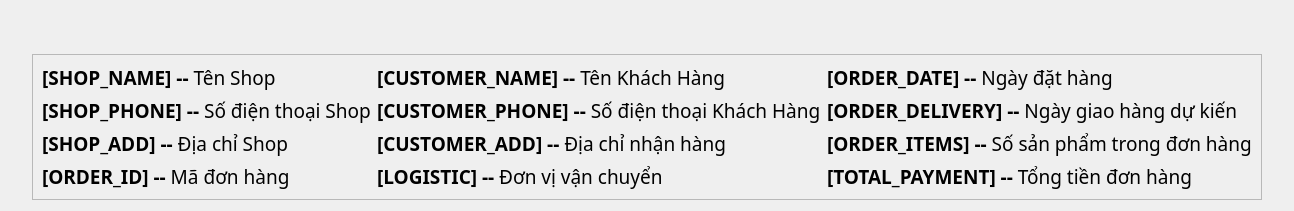
                             <widget class="QWidget" name="scrollAreaWidgetContentsOrderNew">
                              <property name="geometry">
                               <rect>
                                <x>0</x>
                                <y>0</y>
                                <width>997</width>
                                <height>206</height>
                               </rect>
                              </property>
                              <layout class="QVBoxLayout" name="verticalLayout_19">
                               <property name="leftMargin">
                                <number>32</number>
                               </property>
                               <property name="topMargin">
                                <number>0</number>
                               </property>
                               <property name="rightMargin">
                                <number>32</number>
                               </property>
                               <item alignment="Qt::AlignTop">
                                <widget class="QFrame" name="frameOrderNew_obj">
                                 <property name="minimumSize">
                                  <size>
                                   <width>0</width>
                                   <height>0</height>
                                  </size>
                                 </property>
                                 <property name="frameShape">
                                  <enum>QFrame::NoFrame</enum>
                                 </property>
                                 <property name="frameShadow">
                                  <enum>QFrame::Raised</enum>
                                 </property>
                                 <layout class="QVBoxLayout" name="frameOrderNew">
                                  <property name="leftMargin">
                                   <number>0</number>
                                  </property>
                                  <property name="topMargin">
                                   <number>24</number>
                                  </property>
                                  <property name="rightMargin">
                                   <number>0</number>
                                  </property>
                                  <property name="bottomMargin">
                                   <number>24</number>
                                  </property>
                                 </layout>
                                </widget>
                               </item>
                               <item>
                                <widget class="QFrame" name="frame_3">
                                 <property name="sizePolicy">
                                  <sizepolicy hsizetype="Preferred" vsizetype="Maximum">
                                   <horstretch>0</horstretch>
                                   <verstretch>0</verstretch>
                                  </sizepolicy>
                                 </property>
                                 <property name="frameShape">
                                  <enum>QFrame::StyledPanel</enum>
                                 </property>
                                 <property name="frameShadow">
                                  <enum>QFrame::Raised</enum>
                                 </property>
                                 <layout class="QGridLayout" name="gridLayout">
                                  <item row="4" column="0">
                                   <widget class="QLabel" name="label_9">
                                    <property name="font">
                                     <font>
                                      <family>Nunito</family>
                                      <pointsize>14</pointsize>
                                      <weight>50</weight>
                                      <italic>false</italic>
                                      <bold>false</bold>
                                     </font>
                                    </property>
                                    <property name="text">
                                     <string>&lt;html&gt;&lt;head/&gt;&lt;body&gt;&lt;p&gt;&lt;span style=&quot; font-size:14pt; font-weight:700;&quot;&gt;[ORDER_ID] -- &lt;/span&gt;&lt;span style=&quot; font-size:14pt;&quot;&gt;Mã đơn hàng&lt;/span&gt;&lt;/p&gt;&lt;/body&gt;&lt;/html&gt;</string>
                                    </property>
                                   </widget>
                                  </item>
                                  <item row="3" column="0">
                                   <widget class="QLabel" name="label_5">
                                    <property name="font">
                                     <font>
                                      <family>Nunito</family>
                                      <pointsize>14</pointsize>
                                      <weight>50</weight>
                                      <italic>false</italic>
                                      <bold>false</bold>
                                     </font>
                                    </property>
                                    <property name="text">
                                     <string>&lt;html&gt;&lt;head/&gt;&lt;body&gt;&lt;p&gt;&lt;span style=&quot; font-size:14pt; font-weight:700;&quot;&gt;[SHOP_ADD] -- &lt;/span&gt;&lt;span style=&quot; font-size:14pt;&quot;&gt;Địa chỉ Shop&lt;/span&gt;&lt;/p&gt;&lt;/body&gt;&lt;/html&gt;</string>
                                    </property>
                                   </widget>
                                  </item>
                                  <item row="1" column="0" alignment="Qt::AlignTop">
                                   <widget class="QLabel" name="label_3">
                                    <property name="font">
                                     <font>
                                      <family>Nunito</family>
                                      <pointsize>14</pointsize>
                                      <weight>50</weight>
                                      <italic>false</italic>
                                      <bold>false</bold>
                                     </font>
                                    </property>
                                    <property name="styleSheet">
                                     <string notr="true"/>
                                    </property>
                                    <property name="text">
                                     <string>&lt;html&gt;&lt;head/&gt;&lt;body&gt;&lt;p&gt;&lt;span style=&quot; font-size:14pt; font-weight:700;&quot;&gt;[SHOP_NAME] -- &lt;/span&gt;&lt;span style=&quot; font-size:14pt;&quot;&gt;Tên Shop&lt;/span&gt;&lt;/p&gt;&lt;/body&gt;&lt;/html&gt;</string>
                                    </property>
                                   </widget>
                                  </item>
                                  <item row="2" column="0">
                                   <widget class="QLabel" name="label_4">
                                    <property name="font">
                                     <font>
                                      <family>Nunito</family>
                                      <pointsize>14</pointsize>
                                      <weight>50</weight>
                                      <italic>false</italic>
                                      <bold>false</bold>
                                     </font>
                                    </property>
                                    <property name="text">
                                     <string>&lt;html&gt;&lt;head/&gt;&lt;body&gt;&lt;p&gt;&lt;span style=&quot; font-size:14pt; font-weight:700;&quot;&gt;[SHOP_PHONE] -- &lt;/span&gt;&lt;span style=&quot; font-size:14pt;&quot;&gt;Số điện thoại Shop&lt;/span&gt;&lt;/p&gt;&lt;/body&gt;&lt;/html&gt;</string>
                                    </property>
                                   </widget>
                                  </item>
                                  <item row="1" column="1">
                                   <widget class="QLabel" name="label_13">
                                    <property name="font">
                                     <font>
                                      <family>Nunito</family>
                                      <pointsize>14</pointsize>
                                      <weight>50</weight>
                                      <italic>false</italic>
                                      <bold>false</bold>
                                     </font>
                                    </property>
                                    <property name="text">
                                     <string>&lt;html&gt;&lt;head/&gt;&lt;body&gt;&lt;p&gt;&lt;span style=&quot; font-size:14pt; font-weight:700;&quot;&gt;[CUSTOMER_NAME] -- &lt;/span&gt;&lt;span style=&quot; font-size:14pt;&quot;&gt;Tên Khách Hàng&lt;/span&gt;&lt;/p&gt;&lt;/body&gt;&lt;/html&gt;</string>
                                    </property>
                                   </widget>
                                  </item>
                                  <item row="2" column="1">
                                   <widget class="QLabel" name="label_16">
                                    <property name="font">
                                     <font>
                                      <family>Nunito</family>
                                      <pointsize>14</pointsize>
                                      <weight>50</weight>
                                      <italic>false</italic>
                                      <bold>false</bold>
                                     </font>
                                    </property>
                                    <property name="text">
                                     <string>&lt;html&gt;&lt;head/&gt;&lt;body&gt;&lt;p&gt;&lt;span style=&quot; font-size:14pt; font-weight:700;&quot;&gt;[CUSTOMER_PHONE] -- &lt;/span&gt;&lt;span style=&quot; font-size:14pt;&quot;&gt;Số điện thoại Khách Hàng&lt;/span&gt;&lt;/p&gt;&lt;/body&gt;&lt;/html&gt;</string>
                                    </property>
                                   </widget>
                                  </item>
                                  <item row="3" column="1">
                                   <widget class="QLabel" name="label_15">
                                    <property name="font">
                                     <font>
                                      <family>Nunito</family>
                                      <pointsize>14</pointsize>
                                      <weight>50</weight>
                                      <italic>false</italic>
                                      <bold>false</bold>
                                     </font>
                                    </property>
                                    <property name="text">
                                     <string>&lt;html&gt;&lt;head/&gt;&lt;body&gt;&lt;p&gt;&lt;span style=&quot; font-size:14pt; font-weight:700;&quot;&gt;[CUSTOMER_ADD] -- &lt;/span&gt;&lt;span style=&quot; font-size:14pt;&quot;&gt;Địa chỉ nhận hàng&lt;/span&gt;&lt;/p&gt;&lt;/body&gt;&lt;/html&gt;</string>
                                    </property>
                                   </widget>
                                  </item>
                                  <item row="1" column="2">
                                   <widget class="QLabel" name="label_14">
                                    <property name="font">
                                     <font>
                                      <family>Nunito</family>
                                      <pointsize>14</pointsize>
                                      <weight>50</weight>
                                      <italic>false</italic>
                                      <bold>false</bold>
                                     </font>
                                    </property>
                                    <property name="text">
                                     <string>&lt;html&gt;&lt;head/&gt;&lt;body&gt;&lt;p&gt;&lt;span style=&quot; font-size:14pt; font-weight:700;&quot;&gt;[ORDER_DATE] -- &lt;/span&gt;&lt;span style=&quot; font-size:14pt;&quot;&gt;Ngày đặt hàng&lt;/span&gt;&lt;/p&gt;&lt;/body&gt;&lt;/html&gt;</string>
                                    </property>
                                   </widget>
                                  </item>
                                  <item row="2" column="2">
                                   <widget class="QLabel" name="label_12">
                                    <property name="font">
                                     <font>
                                      <family>Nunito</family>
                                      <pointsize>14</pointsize>
                                      <weight>50</weight>
                                      <italic>false</italic>
                                      <bold>false</bold>
                                     </font>
                                    </property>
                                    <property name="text">
                                     <string>&lt;html&gt;&lt;head/&gt;&lt;body&gt;&lt;p&gt;&lt;span style=&quot; font-size:14pt; font-weight:700;&quot;&gt;[ORDER_DELIVERY] -- &lt;/span&gt;&lt;span style=&quot; font-size:14pt;&quot;&gt;Ngày giao hàng dự kiến&lt;/span&gt;&lt;/p&gt;&lt;/body&gt;&lt;/html&gt;</string>
                                    </property>
                                   </widget>
                                  </item>
                                  <item row="3" column="2">
                                   <widget class="QLabel" name="label_17">
                                    <property name="font">
                                     <font>
                                      <family>Nunito</family>
                                      <pointsize>14</pointsize>
                                      <weight>50</weight>
                                      <italic>false</italic>
                                      <bold>false</bold>
                                     </font>
                                    </property>
                                    <property name="text">
                                     <string>&lt;html&gt;&lt;head/&gt;&lt;body&gt;&lt;p&gt;&lt;span style=&quot; font-size:14pt; font-weight:700;&quot;&gt;[ORDER_ITEMS] -- &lt;/span&gt;&lt;span style=&quot; font-size:14pt;&quot;&gt;Số sản phẩm trong đơn hàng&lt;/span&gt;&lt;/p&gt;&lt;/body&gt;&lt;/html&gt;</string>
                                    </property>
                                   </widget>
                                  </item>
                                  <item row="4" column="1">
                                   <widget class="QLabel" name="label_2">
                                    <property name="font">
                                     <font>
                                      <family>Nunito</family>
                                      <pointsize>14</pointsize>
                                      <weight>50</weight>
                                      <italic>false</italic>
                                      <bold>false</bold>
                                     </font>
                                    </property>
                                    <property name="text">
                                     <string>&lt;html&gt;&lt;head/&gt;&lt;body&gt;&lt;p&gt;&lt;span style=&quot; font-size:14pt; font-weight:700;&quot;&gt;[LOGISTIC] -- &lt;/span&gt;&lt;span style=&quot; font-size:14pt;&quot;&gt;Đơn vị vận chuyển&lt;/span&gt;&lt;/p&gt;&lt;/body&gt;&lt;/html&gt;</string>
                                    </property>
                                   </widget>
                                  </item>
                                  <item row="4" column="2">
                                   <widget class="QLabel" name="label_11">
                                    <property name="font">
                                     <font>
                                      <family>Nunito</family>
                                      <pointsize>14</pointsize>
                                      <weight>50</weight>
                                      <italic>false</italic>
                                      <bold>false</bold>
                                     </font>
                                    </property>
                                    <property name="text">
                                     <string>&lt;html&gt;&lt;head/&gt;&lt;body&gt;&lt;p&gt;&lt;span style=&quot; font-size:14pt; font-weight:700;&quot;&gt;[TOTAL_PAYMENT] -- &lt;/span&gt;&lt;span style=&quot; font-size:14pt;&quot;&gt;Tổng tiền đơn hàng&lt;/span&gt;&lt;/p&gt;&lt;/body&gt;&lt;/html&gt;</string>
                                    </property>
                                   </widget>
                                  </item>
                                 </layout>
                                </widget>
                               </item>
                              </layout>
                             </widget>
